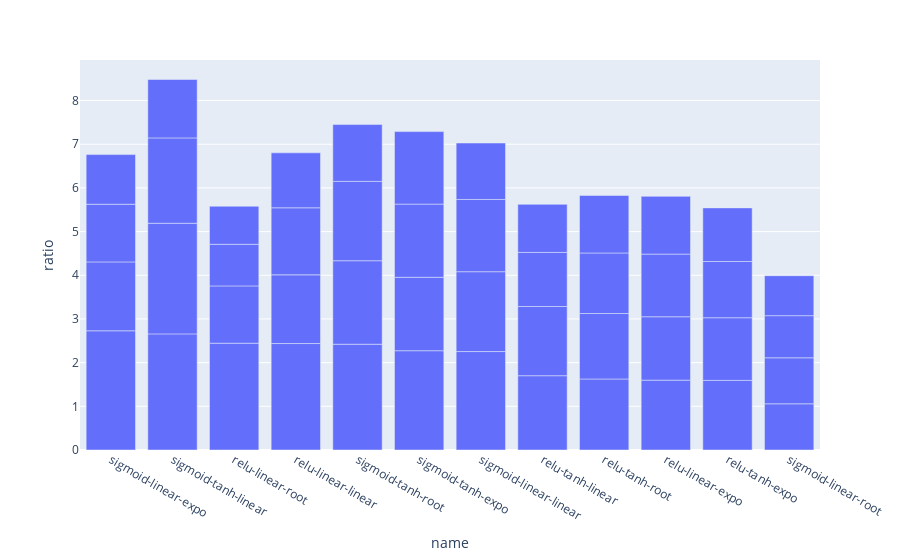

The cell this chart's notebook holds for it:
### Code cell
ex.bar(
    top.sort_values(by="ratio", ascending=False),
    x="name",
    y="ratio",
    barmode='group'
)

### Figure 1 — Plotly figure (JSON) as saved in the notebook; plotly's stock layout.template omitted (floating-point values rounded to 4 significant figures)
{"data": [{"alignmentgroup": "True", "hovertemplate": "name=%{x}<br>ratio=%{y}<extra></extra>", "legendgroup": "", "marker": {"color": "#636efa", "pattern": {"shape": ""}}, "name": "", "offsetgroup": "", "orientation": "v", "showlegend": false, "textposition": "auto", "type": "bar", "x": ["sigmoid-linear-expo", "sigmoid-tanh-linear", "sigmoid-tanh-linear", "relu-linear-root", "relu-linear-linear", "sigmoid-tanh-root", "sigmoid-tanh-expo", "sigmoid-linear-linear", "sigmoid-tanh-linear", "sigmoid-tanh-root", "sigmoid-linear-linear", "sigmoid-tanh-root", "relu-tanh-linear", "sigmoid-tanh-expo", "sigmoid-tanh-expo", "sigmoid-tanh-expo", "sigmoid-linear-linear", "relu-tanh-root", "relu-linear-expo", "relu-tanh-expo", "relu-tanh-linear", "sigmoid-linear-expo", "relu-linear-linear", "relu-linear-linear", "relu-tanh-root", "relu-linear-expo", "relu-tanh-expo", "relu-linear-expo", "relu-tanh-root", "sigmoid-tanh-linear", "relu-linear-expo", "sigmoid-linear-expo", "relu-tanh-root", "relu-linear-root", "sigmoid-tanh-root", "sigmoid-linear-linear", "relu-tanh-expo", "relu-linear-linear", "relu-tanh-linear", "relu-tanh-expo", "sigmoid-linear-expo", "relu-tanh-linear", "sigmoid-linear-root", "sigmoid-linear-root", "sigmoid-linear-root", "relu-linear-root", "sigmoid-linear-root", "relu-linear-root"], "xaxis": "x", "y": [2.729, 2.658, 2.533, 2.445, 2.437, 2.421, 2.273, 2.254, 1.954, 1.912, 1.828, 1.816, 1.701, 1.681, 1.676, 1.659, 1.654, 1.626, 1.599, 1.594, 1.584, 1.577, 1.573, 1.534, 1.499, 1.451, 1.435, 1.435, 1.386, 1.337, 1.322, 1.32, 1.317, 1.311, 1.301, 1.292, 1.287, 1.258, 1.238, 1.227, 1.137, 1.101, 1.057, 1.053, 0.9647, 0.9531, 0.9142, 0.8706], "yaxis": "y"}], "layout": {"barmode": "group", "legend": {"tracegroupgap": 0}, "margin": {"t": 60}, "xaxis": {"anchor": "y", "domain": [0.0, 1.0], "title": {"text": "name"}}, "yaxis": {"anchor": "x", "domain": [0.0, 1.0], "title": {"text": "ratio"}}}}
